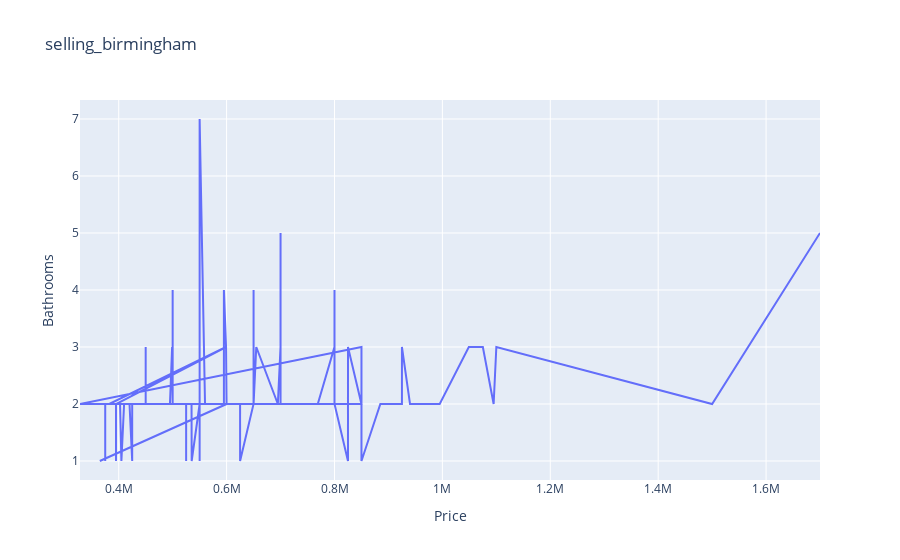

The notebook cell this image was saved under:
### Code cell
import plotly.express as px
df = selling_birmingham
fig = px.line(df,x= 'Price',y= 'Bathrooms',title='selling_birmingham')
fig.show()

### Figure 1 — Plotly figure (JSON) as saved in the notebook; plotly's stock layout.template omitted (floating-point values rounded to 4 significant figures; data arrays with more than 128 entries replaced by an {"elided": "..."} marker saying what was removed)
{"data": [{"hovertemplate": "Price=%{x}<br>Bathrooms=%{y}<extra></extra>", "legendgroup": "", "line": {"color": "#636efa", "dash": "solid"}, "marker": {"symbol": "circle"}, "mode": "lines", "name": "", "orientation": "v", "showlegend": false, "type": "scatter", "x": {"elided": "138 int values"}, "xaxis": "x", "y": {"elided": "138 int values"}, "yaxis": "y"}], "layout": {"autosize": true, "legend": {"tracegroupgap": 0}, "title": {"text": "selling_birmingham"}, "xaxis": {"anchor": "y", "autorange": true, "domain": [0, 1], "range": [328250, 1699950], "title": {"text": "Price"}, "type": "linear"}, "yaxis": {"anchor": "x", "autorange": true, "domain": [0, 1], "range": [0.6667, 7.333], "title": {"text": "Bathrooms"}, "type": "linear"}}}
